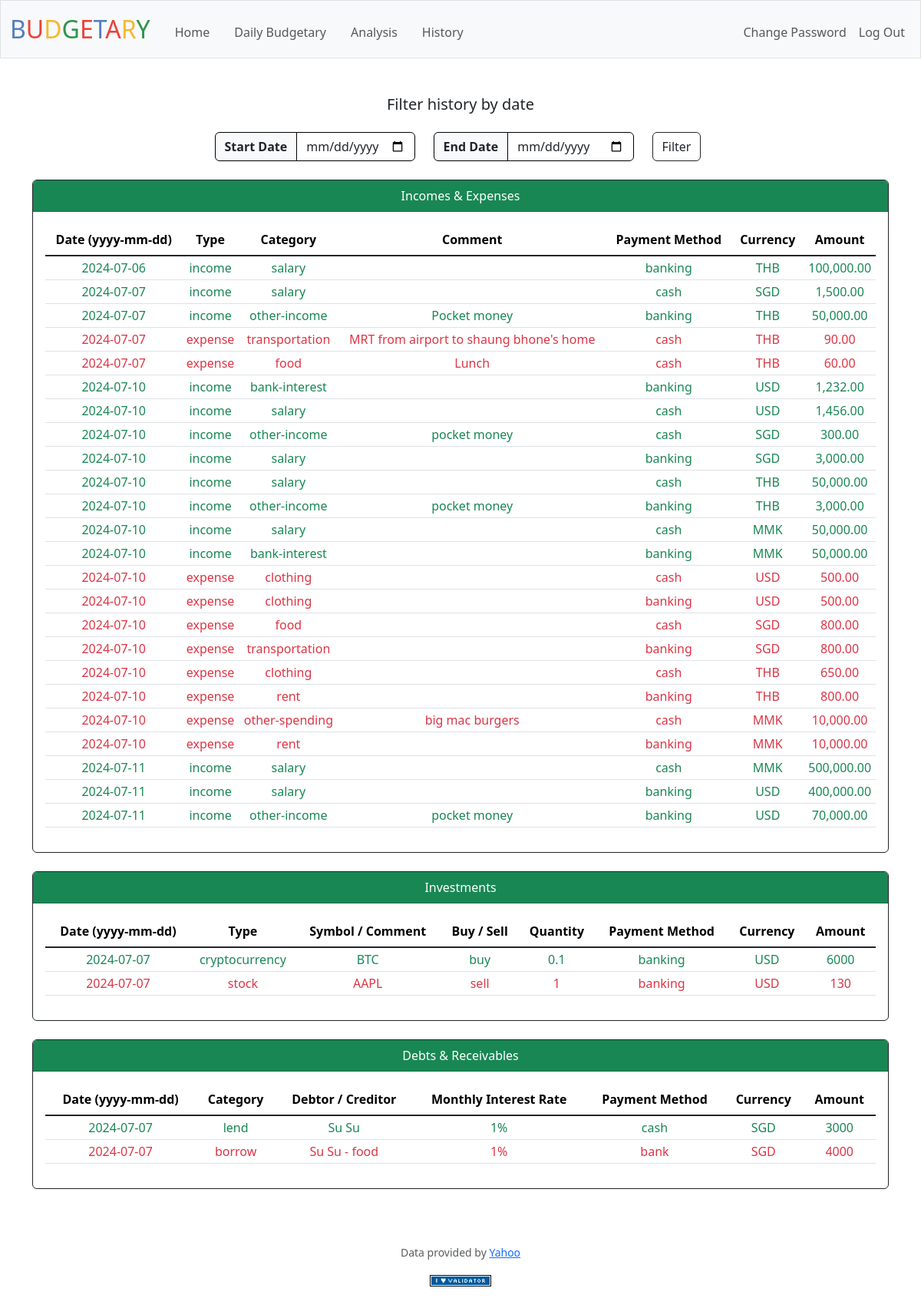
The app's page /history (signed in) with its own data.
### tables this page shows
CREATE TABLE transactions (
id INTEGER PRIMARY KEY AUTOINCREMENT NOT NULL,
payment_method TEXT NOT NULL,
currency TEXT NOT NULL,
amount NUMERIC NOT NULL,
amount_in_usd NUMERIC NOT NULL,
logged_date DATETIME DEFAULT CURRENT_TIMESTAMP,
transaction_date DATETIME NOT NULL
);

CREATE TABLE income (
id INTEGER PRIMARY KEY AUTOINCREMENT NOT NULL,
user_id INTEGER NOT NULL,
transaction_id INTEGER NOT NULL,
income_type TEXT NOT NULL,
comment TEXT,
FOREIGN KEY (user_id) REFERENCES users(id),
FOREIGN KEY (transaction_id) REFERENCES transactions(id)
);

### app.py (the view, shortened to what this page needs)
@app.route("/history", methods=["GET", "POST"])
@login_required
def history():
    income_spending_query = """
        SELECT
            transactions.transaction_date AS date,
            'income' AS type,
            income.income_type AS category,
            income.comment AS comment,
            transactions.payment_method AS payment_method,
            transactions.currency AS currency,
            transactions.amount AS amount
        FROM
            income JOIN transactions ON income.transaction_id = transactions.id
        {income_where_clause}
        UNION ALL
        SELECT
            transactions.transaction_date AS date,
            'expense' AS type,
            spending.spending_type AS category,
            spending.comment AS comment,
            transactions.payment_method AS payment_method,
            transactions.currency AS currency,
            transactions.amount AS amount
        FROM
            spending JOIN transactions ON spending.transaction_id = transactions.id
        {spending_where_clause}
        ORDER BY transactions.transaction_date;
        """
    income_where_clause = ""
    spending_where_clause = ""
    if request.method == "GET":
        income_spending_query = income_spending_query.format(income_where_clause=income_where_clause, spending_where_clause=spending_where_clause)
        income_spending_rows = db.execute(
            income_spending_query
        )
        return render_template("history.html", income_spending_rows=income_spending_rows, currency=currency)

### app.py (called while the page is built)
@app.after_request
def after_request(response):
    response.headers["Cache-Control"] = "no-cache, no-store, must-revalidate"
    response.headers["Expires"] = 0
    response.headers["Pragma"] = "no-cache"
    return response

### helpers.py (called while the page is built)
def login_required(f):
    @wraps(f)
    def decorated_function(*args, **kwargs):
        if session.get("user_id") is None:
            return redirect("/login")
        return f(*args, **kwargs)
    return decorated_function

def currency(value):
    return f"{value:,.2f}"

### templates/history.html (shortened to what this page needs)
{% extends "layout.html" %}
{% block main %}
<div class="row h5 mb-4 justify-content-center">
    Filter history by date
</div>
<form class="row justify-content-center" action="/history" method="post">
    <div class="col-md-3 mb-4">
        <div class="input-group">
            <span class="input-group-text border-black fw-bold">Start Date</span>
            <input class="form-control border-black" name="start_date" id="start_date" placeholder="Select start date" type="date">
        </div>
    </div>
    <div class="col-md-3 mb-4">
        <div class="input-group">
            <span class="input-group-text border-black fw-bold">End Date</span>
            <input class="form-control border-black" name="end_date" id="end_date" placeholder="Select end date" type="date">
        </div>
    </div>
    <div class="col-md-1 mb-4 text-start">
        <button class="btn btn-outline-dark" type="submit">Filter</button>
    </div>
</form>
<div class="card border-dark mb-4 col-md-12">
    <div class="card-header text-bg-success">Incomes & Expenses</div>
    <div class="card-body">
        <table class="table">
            <thead>
                <tr class="fw-bold">
                <th scope="col">Date (yyyy-mm-dd)</th>
                <th scope="col">Type</th>
                <th scope="col">Category</th>
                <th scope="col">Comment</th>
                <th scope="col">Payment Method</th>
                <th scope="col">Currency</th>
                <th scope="col">Amount</th>
                </tr>
            </thead>
            <tbody class="table-group-divider">
                {% for row in income_spending_rows %}
                <tr class="
                    {% if row['type'] == 'income' %}
                        text-success
                    {% elif row['type'] == 'expense' %}
                        text-danger
                    {% endif %}">
                    <td scope="row">{{ row['date'] }}</td>
                    <td>{{ row['type'] }}</td>
                    <td>{{ row['category'] }}</td>
                    <td>{{ row['comment'] }}</td>
                    <td>{{ row['payment_method'] }}</td>
                    <td>{{ row['currency'] | upper }}</td>
                    <td>{{ row['amount'] | currency }}</td>
                </tr>
                {% endfor %}
            </tbody>
        </table>
    </div>
</div>
<div class="card border-dark mb-4 col-md-12">
    <div class="card-header text-bg-success">Investments</div>
    <div class="card-body">
        <table class="table">
            <thead>
                <tr class="fw-bold">
                <th scope="col">Date (yyyy-mm-dd)</th>
                <th scope="col">Type</th>
                <th scope="col">Symbol / Comment</th>
                <th scope="col">Buy / Sell</th>
                <th scope="col">Quantity</th>
                <th scope="col">Payment Method</th>
                <th scope="col">Currency</th>
                <th scope="col">Amount</th>
                </tr>
            </thead>
            <tbody class="table-group-divider">
                <tr class="text-success">
                    <td scope="row">2024-07-07</td>
                    <td>cryptocurrency</td>
                    <td>BTC</td>
                    <td>buy</td>
                    <td>0.1</td>
                    <td>banking</td>
                    <td>USD</td>
                    <td>6000</td>
                </tr>
                <tr class="text-danger">
                    <td scope="row">2024-07-07</td>
                    <td>stock</td>
                    <td>AAPL</td>
                    <td>sell</td>
                    <td>1</td>
                    <td>banking</td>
                    <td>USD</td>
                    <td>130</td>
                </tr>
            </tbody>
        </table>
    </div>
</div>
<div class="card border-dark mb-4 col-md-12">
    <div class="card-header text-bg-success">Debts & Receivables</div>
    <div class="card-body">
        <table class="table">
            <thead>
                <tr class="fw-bold">
                <th scope="col">Date (yyyy-mm-dd)</th>
                <th scope="col">Category</th>
                <th scope="col">Debtor / Creditor</th>
                <th scope="col">Monthly Interest Rate</th>
                <th scope="col">Payment Method</th>
                <th scope="col">Currency</th>
                <th scope="col">Amount</th>
                </tr>
            </thead>
            <tbody class="table-group-divider">
                <tr class="text-success">
                    <td scope="row">2024-07-07</td>
                    <td>lend</td>
                    <td>Su Su</td>
                    <td>1%</td>
                    <td>cash</td>
                    <td>SGD</td>
                    <td>3000</td>
                </tr>
                <tr class="text-danger">
                    <td scope="row">2024-07-07</td>
                    <td>borrow</td>
                    <td>Su Su - food</td>
                    <td>1%</td>
                    <td>bank</td>
                    <td>SGD</td>
                    <td>4000</td>
                </tr>
            </tbody>
        </table>
    </div>
</div>
{% endblock %}

### templates/layout.html (shortened to what this page needs)
<!DOCTYPE html>
<html lang="en">
    <head>
        <link href="https://cdn.jsdelivr.net/npm/bootstrap@5.3.3/dist/css/bootstrap.min.css" rel="stylesheet">
        <link href="/static/styles.css" rel="stylesheet">
    </head>
    <body>
        <nav class="bg-light border navbar navbar-expand-md navbar-light">
            <div class="container-fluid">
                <a href="/" class="navbar-brand"><span class="blue">B</span><span class="red">U</span><span class="yellow">D</span><span class="green">G</span><span class="red">E</span><span class="blue">T</span><span class="red">A</span><span class="yellow">R</span><span class="green">Y</span></a>
                <div class="collapse navbar-collapse" id="navbar">
                    {% if session["user_id"] %}
                        <ul class="navbar-nav me-auto mt-2">
                            <li class="nav-item px-2"><a class="nav-link" href="/">Home</a></li>
                            <li class="nav-item px-2"><a class="nav-link" href="/budgetary">Daily Budgetary</a></li>
                            <li class="nav-item px-2"><a class="nav-link" href="/analysis">Analysis</a></li>
                            <li class="nav-item px-2"><a class="nav-link" href="/history">History</a></li>
                        </ul>
                        <ul class="navbar-nav ms-auto mt-2">
                            <li class="nav-item"><a class="nav-link" href="/change-password">Change Password</a></li>
                            <li class="nav-item"><a class="nav-link" href="/logout">Log Out</a></li>
                        </ul>
                    {% else %}
                        <ul class="navbar-nav ms-auto mt-2">
                            <li class="nav-item"><a class="nav-link" href="/register">Register</a></li>
                            <li class="nav-item"><a class="nav-link" href="/login">Log In</a></li>
                        </ul>
                    {% endif %}
                </div>
            </div>
        </nav>
        <main class="container py-5 text-center">
            {% block main %}{% endblock %}
        </main>
        <footer class="mb-5">
            <p class="mb-3 small text-center text-muted">
                Data provided by <a href="https://finance.yahoo.com/">Yahoo</a>
            </p>
            <form action="https://validator.w3.org/check" class="text-center" enctype="multipart/form-data" method="post" target="_blank">
                <input alt="Validate" src="/static/I_heart_validator.png" type="image">
            </form>
        </footer>
    </body>
</html>

### static/styles.css (style rules this page uses)
nav .navbar-brand { font-size: xx-large; }
nav .navbar-brand .blue { color: #537fbe; }
nav .navbar-brand .red { color: #ea433b; }
nav .navbar-brand .yellow { color: #f5b82e; }
nav .navbar-brand .green { color: #2e944b; }
tr.text-success th, tr.text-success td { color: inherit; padding: 3px; }
tr.text-danger th, tr.text-danger td { color: inherit; padding: 3px; }

### records on screen
transactions: date "2024-07-06", type "income", category "salary", payment_method "banking", currency "THB", amount "100,000.00"
transactions: date "2024-07-07", type "income", category "salary", payment_method "cash", currency "SGD", amount "1,500.00"
income: date "2024-07-07", type "income", category "other-income", comment "Pocket money", payment_method "banking", currency "THB", amount "50,000.00"
transactions: date "2024-07-07", type "expense", category "transportation", comment "MRT from airport to shaung bhone's home", payment_method "cash", currency "THB", amount "90.00"
transactions: date "2024-07-07", type "expense", category "food", comment "Lunch", payment_method "cash", currency "THB", amount "60.00"
transactions: date "2024-07-10", type "income", category "bank-interest", payment_method "banking", currency "USD", amount "1,232.00"
transactions: date "2024-07-10", type "income", category "salary", payment_method "cash", currency "USD", amount "1,456.00"
transactions: date "2024-07-10", type "income", category "other-income", comment "pocket money", payment_method "cash", currency "SGD", amount "300.00"
transactions: date "2024-07-10", type "income", category "salary", payment_method "banking", currency "SGD", amount "3,000.00"
transactions: date "2024-07-10", type "income", category "salary", payment_method "cash", currency "THB", amount "50,000.00"
transactions: date "2024-07-10", type "income", category "other-income", comment "pocket money", payment_method "banking", currency "THB", amount "3,000.00"
transactions: date "2024-07-10", type "income", category "salary", payment_method "cash", currency "MMK", amount "50,000.00"
transactions: date "2024-07-10", type "income", category "bank-interest", payment_method "banking", currency "MMK", amount "50,000.00"
transactions: date "2024-07-10", type "expense", category "clothing", payment_method "cash", currency "USD", amount "500.00"
transactions: date "2024-07-10", type "expense", category "clothing", payment_method "banking", currency "USD", amount "500.00"
transactions: date "2024-07-10", type "expense", category "food", payment_method "cash", currency "SGD", amount "800.00"
transactions: date "2024-07-10", type "expense", category "transportation", payment_method "banking", currency "SGD", amount "800.00"
transactions: date "2024-07-10", type "expense", category "clothing", payment_method "cash", currency "THB", amount "650.00"
transactions: date "2024-07-10", type "expense", category "rent", payment_method "banking", currency "THB", amount "800.00"
transactions: date "2024-07-10", type "expense", category "other-spending", comment "big mac burgers", payment_method "cash", currency "MMK", amount "10,000.00"
transactions: date "2024-07-10", type "expense", category "rent", payment_method "banking", currency "MMK", amount "10,000.00"
transactions: date "2024-07-11", type "income", category "salary", payment_method "cash", currency "MMK", amount "500,000.00"
transactions: date "2024-07-11", type "income", category "salary", payment_method "banking", currency "USD", amount "400,000.00"
transactions: date "2024-07-11", type "income", category "other-income", comment "pocket money", payment_method "banking", currency "USD", amount "70,000.00"
